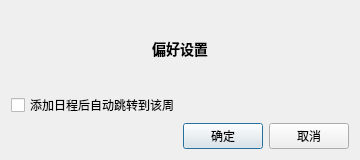
<?xml version="1.0" encoding="UTF-8"?>
<ui version="4.0">
 <class>SettingsDialog</class>
 <widget class="QDialog" name="SettingsDialog">
  <property name="geometry">
   <rect>
    <x>0</x>
    <y>0</y>
    <width>360</width>
    <height>160</height>
   </rect>
  </property>
  <property name="windowTitle">
   <string>设置</string>
  </property>
  <layout class="QVBoxLayout" name="verticalLayout">
   <item>
    <widget class="QLabel" name="titleLabel">
     <property name="text">
      <string>偏好设置</string>
     </property>
     <property name="alignment">
      <set>Qt::AlignmentFlag::AlignCenter</set>
     </property>
     <property name="styleSheet">
      <string>font-size: 14px; font-weight: bold; margin: 8px;</string>
     </property>
    </widget>
   </item>
   <item>
    <layout class="QVBoxLayout" name="prefsLayout">
     <item>
      <widget class="QCheckBox" name="autoJumpCheckBox">
       <property name="text">
        <string>添加日程后自动跳转到该周</string>
       </property>
      </widget>
     </item>
    </layout>
   </item>
   <item>
    <layout class="QHBoxLayout" name="buttonLayout">
     <item>
      <spacer name="horizontalSpacer">
       <property name="orientation">
        <enum>Qt::Orientation::Horizontal</enum>
       </property>
       <property name="sizeHint" stdset="0">
        <size>
         <width>40</width>
         <height>20</height>
        </size>
       </property>
      </spacer>
     </item>
     <item>
      <widget class="QPushButton" name="okButton">
       <property name="text">
        <string>确定</string>
       </property>
       <property name="default">
        <bool>true</bool>
       </property>
      </widget>
     </item>
     <item>
      <widget class="QPushButton" name="cancelButton">
       <property name="text">
        <string>取消</string>
       </property>
      </widget>
     </item>
    </layout>
   </item>
  </layout>
 </widget>
 <connections>
  <connection>
   <sender>okButton</sender>
   <signal>clicked()</signal>
   <receiver>SettingsDialog</receiver>
   <slot>accept()</slot>
  </connection>
  <connection>
   <sender>cancelButton</sender>
   <signal>clicked()</signal>
   <receiver>SettingsDialog</receiver>
   <slot>reject()</slot>
  </connection>
 </connections>
 <slots>
  <slot>accept()</slot>
  <slot>reject()</slot>
 </slots>
</ui>
